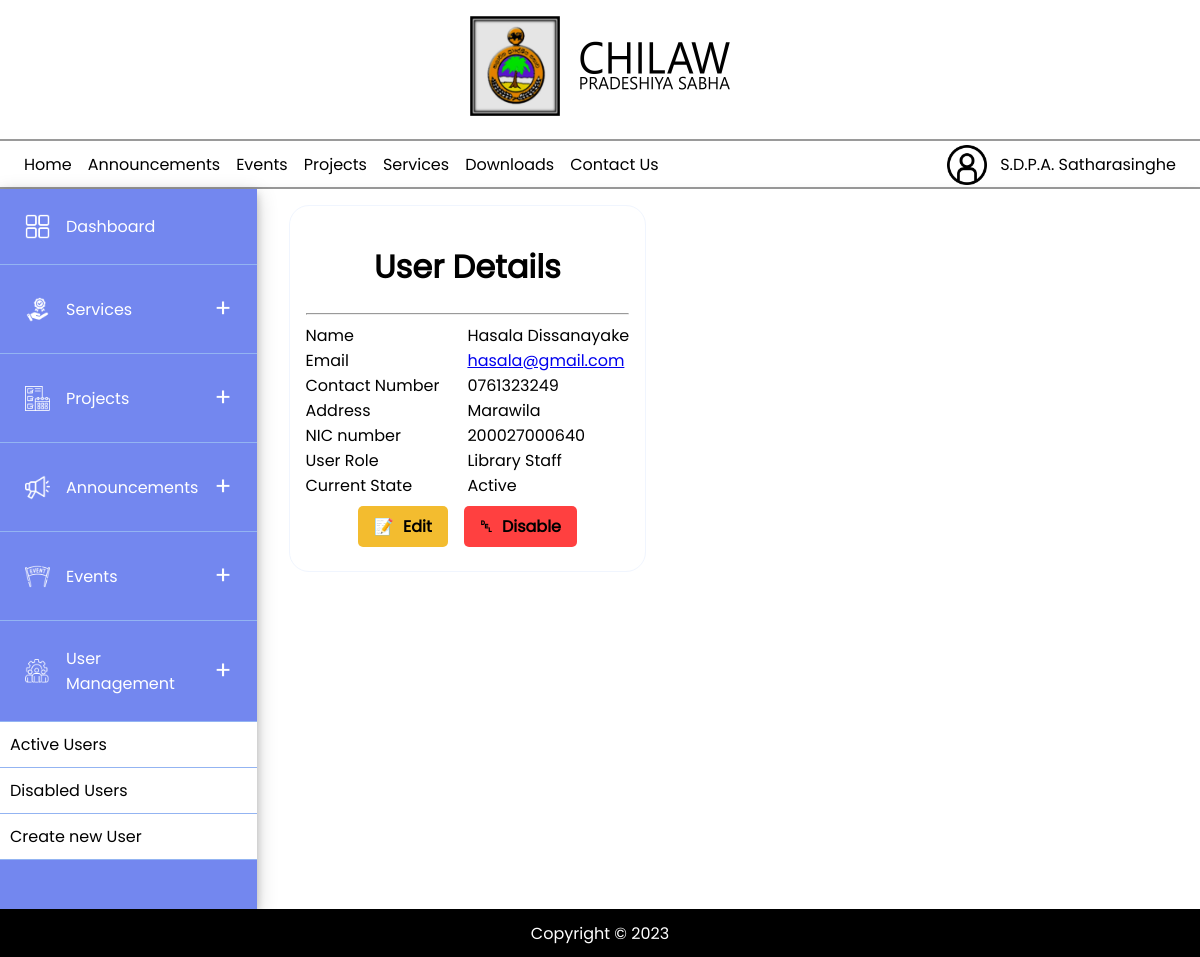
/Admin/Users/View/3 (signed in), run on the app's committed database.
### tables this page shows
CREATE TABLE `users` (
  `user_id` int(11) NOT NULL,
  `email` varchar(255) NOT NULL,
  `user_type` int(11) NOT NULL,
  `state_id` int(11) NOT NULL,
  `name` varchar(255) NOT NULL,
  `contact_no` varchar(12) NOT NULL,
  `address` varchar(255) NOT NULL,
  `password_hash` varchar(255) NOT NULL,
  `password_reset_code` varchar(20) DEFAULT NULL,
  `reset_code_time` timestamp NULL DEFAULT NULL
);

CREATE TABLE `staff` (
  `user_id` int(11) NOT NULL,
  `nic` varchar(15) NOT NULL,
  `staff_type` int(11) NOT NULL,
  `added_by` int(11) DEFAULT NULL,
  `added_time` timestamp NOT NULL DEFAULT current_timestamp()
);

CREATE TABLE `staff_type` (
  `staff_type_id` int(11) NOT NULL,
  `staff_type` varchar(50) NOT NULL
);

CREATE TABLE `user_state` (
  `state_id` int(11) NOT NULL,
  `state` varchar(20) NOT NULL
);

### app/core/App.php (called while the page is built, shortened)
<?php
class App
{
    private $method = 'index';
    public function __construct()
    {
        $url = $this->parseUrl();
        if (isset($url[0])) {
            if ($url[0] != 'index.php') {
                if (file_exists('app/controllers/' . $url[0] . '.php')) {
                    unset($url[0]);
                }
            }
        }
        $this->controller = new $this->controller;
        if (isset($url[1])) {
            if (method_exists($this->controller, $url[1])) {
                $this->method = $url[1];
                unset($url[1]);
            }
        }
        $this->parameters = $url ? array_values($url) : [];
        call_user_func_array([$this->controller, $this->method], $this->parameters);
    }
    private function parseUrl()
    {
        return isset($_GET['url']) ?
            explode('/', filter_var(rtrim($_GET['url'], '/'), FILTER_SANITIZE_URL))
            : [];
    }
}

### index.php (called while the page is built, shortened)
<?php
$app = new App;

### app/core/Model.php (called while the page is built, shortened)
<?php
class Model
{
    protected $conn;
    public function __construct()
    {
        $this->conn = new mysqli(DB_HOST, DB_USER, DB_PASS, DB_NAME);
    }
    protected function select($table, $columns = '*', $conditions = '', $offsetlimt = false)
    {
        try {
            if ($offsetlimt) {
                $limit = $offsetlimt[0] . ',' . $offsetlimt[1];
                if ($conditions != '') {
                    $stmt = $this->conn->prepare("SELECT $columns FROM $table WHERE $conditions LIMIT $limit");
                } else {
                    $stmt = $this->conn->prepare("SELECT $columns FROM $table LIMIT $limit");
                }
            } else {
                if ($conditions != '') {
                    $stmt = $this->conn->prepare("SELECT $columns FROM $table WHERE $conditions");
                } else {
                    $stmt = $this->conn->prepare("SELECT $columns FROM $table");
                }
            }
            $res = $stmt->execute();
            $result = $res ? $stmt->get_result() : false;
            $nodata = $result->num_rows == 0;
            $result = $result ? $result->fetch_all(MYSQLI_ASSOC) : false;
            return [
                'error' => $res == false,
                'errmsg' => $res == false ? $stmt->error : false,
                'nodata' => $nodata,
                'result' => $result,
            ];
        } catch (Exception $e) {
            return [
                'error' => true,
                'errmsg' => $e->getMessage(),
                'nodata' => true,
                'result' => false,
            ];
        }
    }
}

### app/models/StaffModel.php (called while the page is built, shortened)
<?php
class StaffModel extends Model {
    public function getStaffByID($id)
    {
        return $this->select('users u join user_state us join staff s join staff_type st
             on u.user_id=s.user_id and us.state_id=u.state_id and u.user_type=1 and st.staff_type_id=s.staff_type',
        'u.user_id as user_id,u.email as email,u.name as name,u.address as address,u.contact_no as contact_no,us.state as state,s.nic as nic,st.staff_type as role',
        "u.user_id=$id");
    }
}

### app/views/Admin/User/View.php (the view, shortened to what this page needs)
<div class="content">
<?php
$id = $data['user_id'];
$staff = $data['user'];
if($staff!==false):
?>
<div class="card-container">
<div class="card">
    <h1>User Details</h1>
    <hr>
    <div class="user-details">
        <div class="detail">
            <span class="name"> Name </span>
            <span> <?= $staff['name'] ?? 'NO NAME ERROR' ?> </span>
        </div>
        <div class="detail">
            <span class="email"> Email </span>
            <span>
                <a href="mailto:<?=$staff['email']??'#'?>">
                    <?= $staff['email'] ?? 'NO EMAIL ERROR' ?>
                </a>
            </span>
        </div>
        <div class="detail">
            <span class="contact"> Contact Number </span>
            <span> <?= $staff['contact_no'] ?? 'NO CONTACT ERROR' ?> </span>
        </div>
        <div class="detail">
            <span class="address"> Address </span>
            <span> <?= $staff['address'] ?? 'NO ADDRESS ERROR' ?> </span>
        </div>
        <div class="detail">
            <span class="nic"> NIC number </span>
            <span> <?= $staff['nic'] ?? 'NO NIC ERROR' ?> </span>
        </div>
        <div class="detail">
            <span class="role"> User Role </span>
            <span> <?= $staff['role'] ?? 'ROLE UNDEFINED ERROR' ?> </span>
        </div>
        <div class="detail">
            <span class="state"> Current State </span>
            <span class="<?= ($staff['state'] ?? 'Disabled') ?>"> <?= $staff['state'] ?? 'UNKNOWN STATE ERROR' ?> </span>
        </div>
        <div class="options">
            <a href="<?=URLROOT . '/Admin/Users/Edit/' . ($id ?? '') ?>" class="btn edit bg-yellow">
              Edit
            </a>
            <?php switch($staff['state'] ?? false) {
              case 'Active': ?>
                  <a href="<?=URLROOT . '/Admin/Users/Disable/' . ($id ?? '') ?>" class="btn delist bg-red">
                    Disable
                  </a> <?php
                  break;
              case 'Disabled': ?>
              <?php break;
            } ?>
        </div>
    </div>
</div>
        </div>
        </div>
    </div>
<?php else: ?>
<h1>
  USER NOT FOUND
</h1>
<?php endif; ?>

### public/css/main.css (style rules this page uses)
:root { --blue: #7387EF; --lightblue: #93B4F2; --fadedblue: #F0F5FE; --red: #FF4040; --green: #25A704; --yellow: #F3BC2F; --orange: #E2631B; --grey: #9A9A9A; --bgcolor: #ffffff; --black: #000000; }
.bg-red { background-color: var(--red); }
.bg-yellow { background-color: var(--yellow); }
html, body { margin: 0; padding: 0; box-sizing: border-box; font-family: poppins; background-color: var(--bgcolor); }
body { display: flex; flex-direction: column; background-color: rgba(0 0 0 / 2%); }
*:not(.footer) { transition: all 200ms ease-in-out; }

### public/css/Admin/index.css (style rules this page uses)
.detail { display: grid; grid-template-columns: 1fr 1fr; grid-template-areas: "span span"; }
.card-container { box-sizing: border-box; width: 100%; align-items: center; gap: 1rem; }
.card { box-sizing: border-box; width: fit-content; line-break: strict; max-width: min(80rem,100%); border-radius:20px; padding: 1rem; border: 1px solid var(--fadedblue); }
.card > h1 { text-align: center; }
.options { display: flex; padding: .5rem; justify-content: center; gap: 1rem; }

### public/css/Components/table.css (style rules this page uses)
.btn { border: none; padding: .5rem 1rem; text-align: center; text-decoration: none; color: var(--black); display: inline-block; border-radius: 5px; font-weight: 600; font-size: medium; transition: 200ms ease-in-out; width: max-content; }
.btn::before { margin-right: 5px; }
.delist::before { content: "␡"; }
.edit::before { content: "📝"; }

### public/css/logged_in_layout.css (style rules this page uses)
body { display: block; }
.content { padding: 1rem 0; width: 100%; box-sizing: border-box; overflow: hidden; }

### data on the page
users: name "Hasala Dissanayake", email "hasala@gmail.com", contact_no "0761323249", address "Marawila", staff.nic "200027000640", staff_type.staff_type "Library Staff", state.state "Active"

### other printed values
$_SESSION['name'] "S.D.P.A. Satharasinghe"
